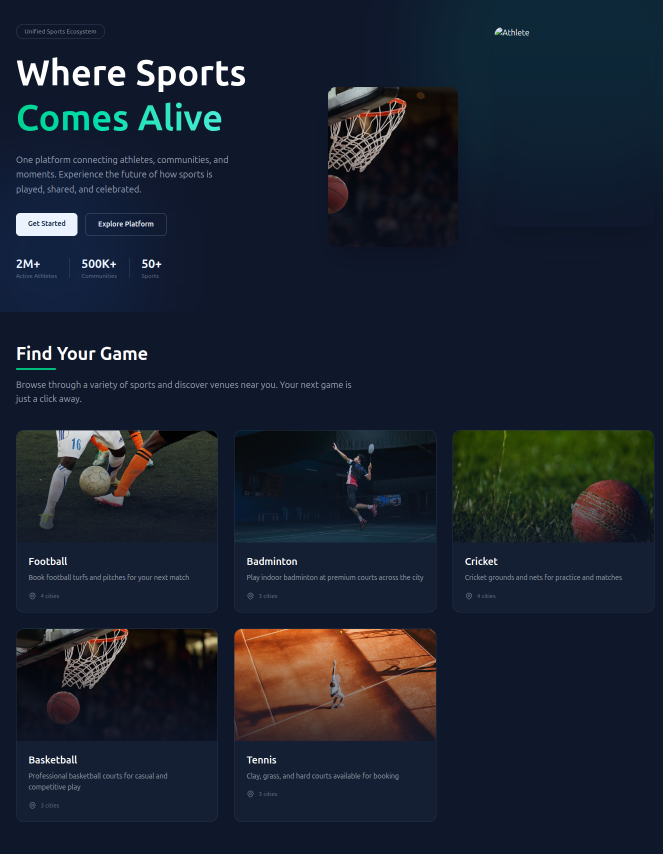
#> input picture .playwright-mcp/current-sports-1341.png, 1326 x 1731 px (shown at 1/2 size)
$ python visual_diff.py ../../../.playwright-mcp/current-sports-1341.png ../../../.playwright-mcp/current-sports-page.png
#> lines starting #> are read from the running program, lines starting #| are printed output that depends on the picture
"""Generate a visual diff between a Figma reference screenshot and an implementation screenshot."""

import argparse
import sys

from PIL import Image, ImageChops, ImageDraw


def visual_diff(reference_path: str, implementation_path: str, output_path: str, threshold: int = 30):
#> called with output_path = 'diff.png', threshold = 30
    ref = Image.open(reference_path).convert("RGB")
#> ref is the input picture: PIL image 1326x1731 RGB; mean R, G, B 30, 36.9, 50.2
    impl = Image.open(implementation_path).convert("RGB")
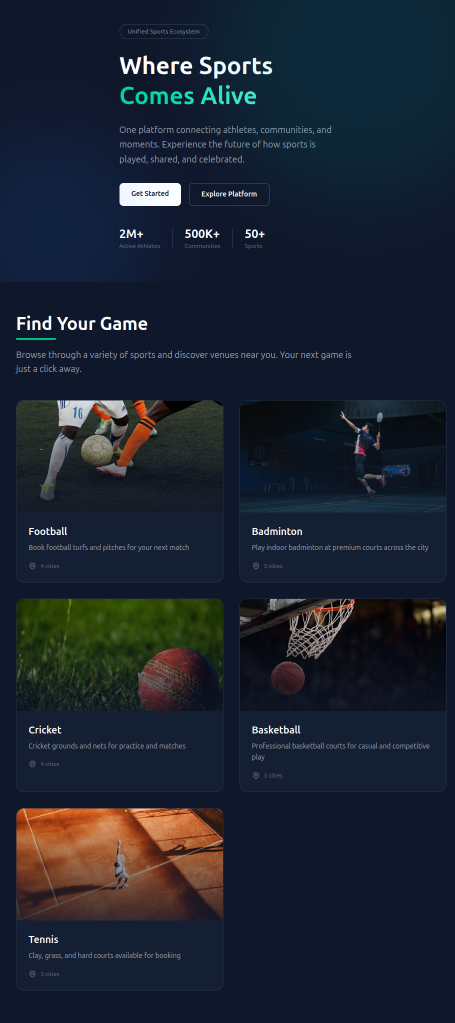
#> input picture .playwright-mcp/current-sports-page.png, 910 x 2045 px (shown at 1/2 size)
#> impl is the input picture: PIL image 910x2045 RGB; mean R, G, B 28.3, 35.3, 48.1

    # Resize implementation to match reference dimensions for comparison
    if ref.size != impl.size:
        print(f"Size mismatch: reference={ref.size}, implementation={impl.size}. Resizing implementation.")
#| Size mismatch: reference=(1326, 1731), implementation=(910, 2045). Resizing implementation.
        impl = impl.resize(ref.size, Image.LANCZOS)
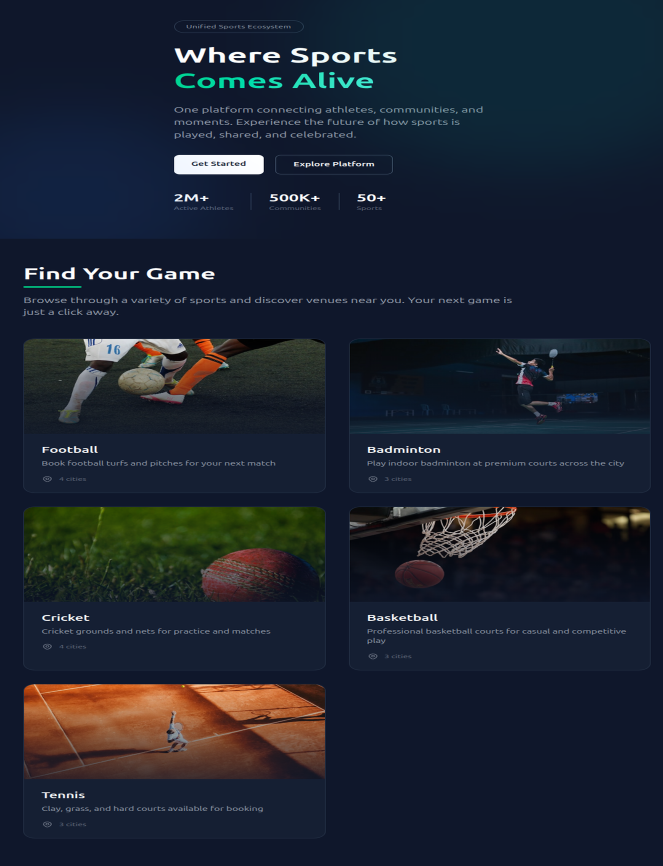
#> impl: PIL image 1326x1731 RGB (shown at 1/2 size); mean R, G, B 28.3, 35.3, 48.1

    diff = ImageChops.difference(ref, impl)
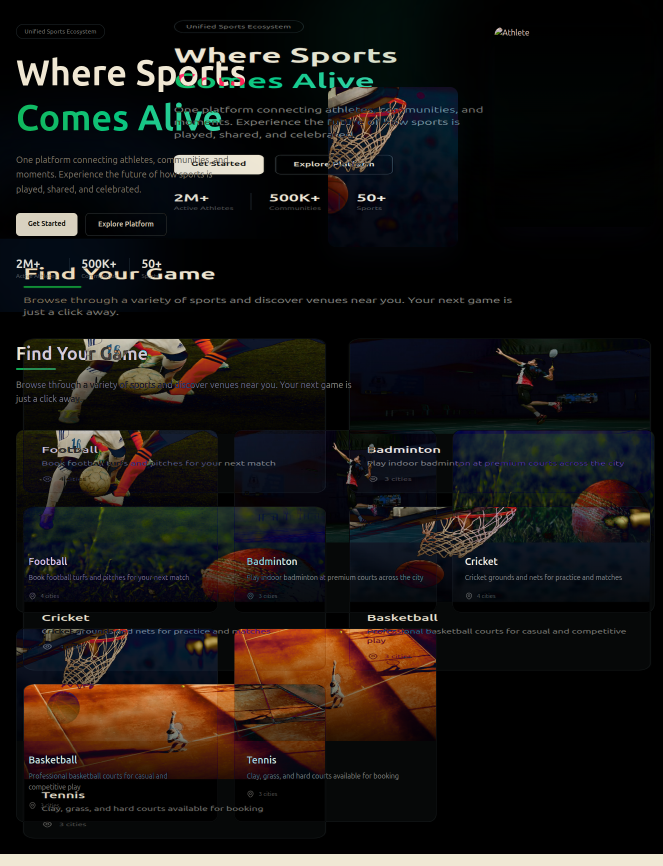
#> diff: PIL image 1326x1731 RGB (shown at 1/2 size); mean R, G, B 25.8, 22.6, 20.4

    # Create highlighted diff overlay
    width, height = ref.size
#> width = 1326; height = 1731
    side_by_side = Image.new("RGB", (width * 3, height))
#> side_by_side: PIL image 3978x1731 RGB; every value is 0
    side_by_side.paste(ref, (0, 0))
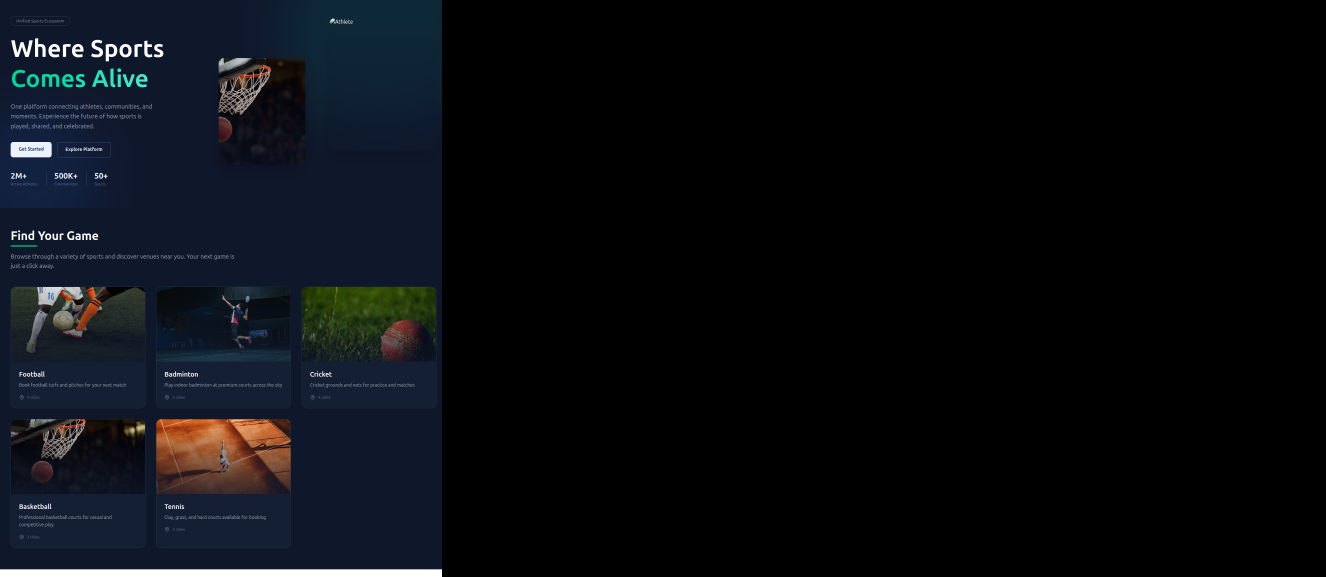
#> side_by_side: PIL image 3978x1731 RGB (shown at 1/3 size); mean R, G, B 10, 12.3, 16.7
    side_by_side.paste(impl, (width, 0))
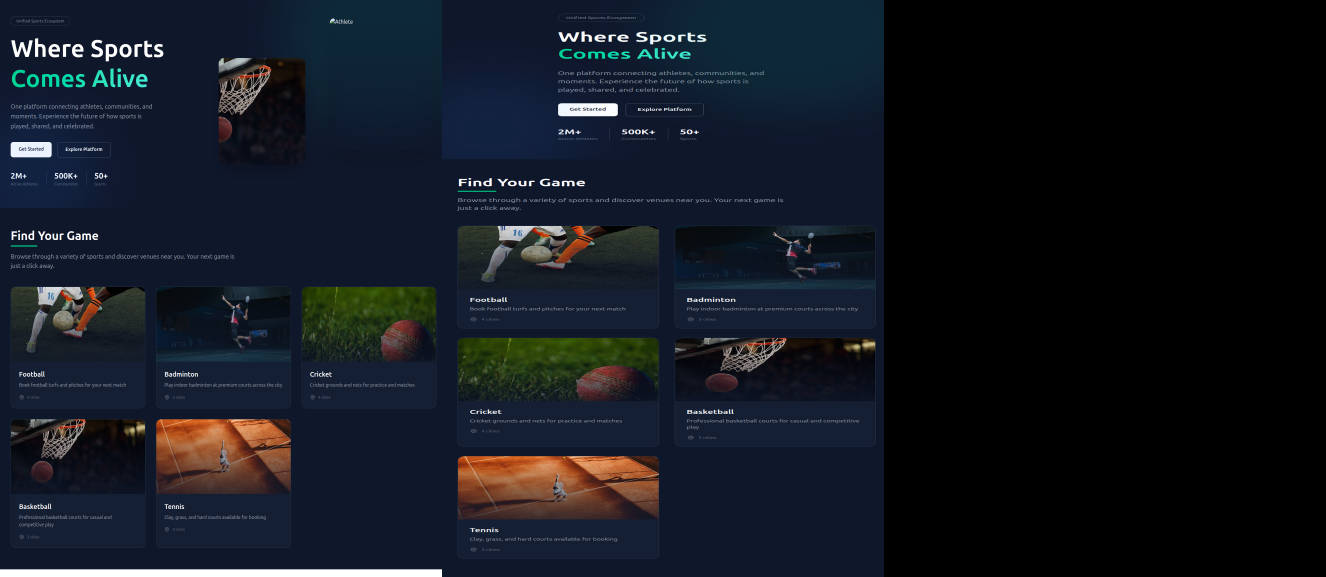
#> side_by_side: PIL image 3978x1731 RGB (shown at 1/3 size); mean R, G, B 19.4, 24.1, 32.8

    # Create a highlighted diff panel
    highlight = impl.copy()
    draw = ImageDraw.Draw(highlight)
    diff_pixels = diff.load()
    mismatch_count = 0
    total_pixels = width * height
#> total_pixels = 2295306

    for y in range(height):
        for x in range(width):
            r, g, b = diff_pixels[x, y]
            if r + g + b > threshold:
                draw.point((x, y), fill=(255, 0, 0))
                mismatch_count += 1
#> after the loop, mismatch_count = 922411

    side_by_side.paste(highlight, (width * 2, 0))
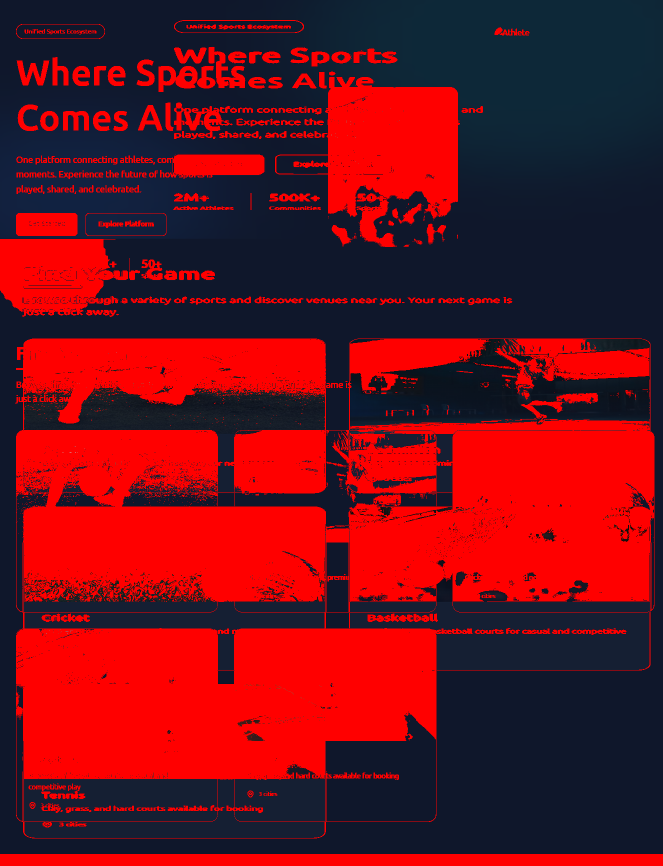
#> highlight: PIL image 1326x1731 RGB (shown at 1/2 size); mean R, G, B 112, 16.1, 27.6
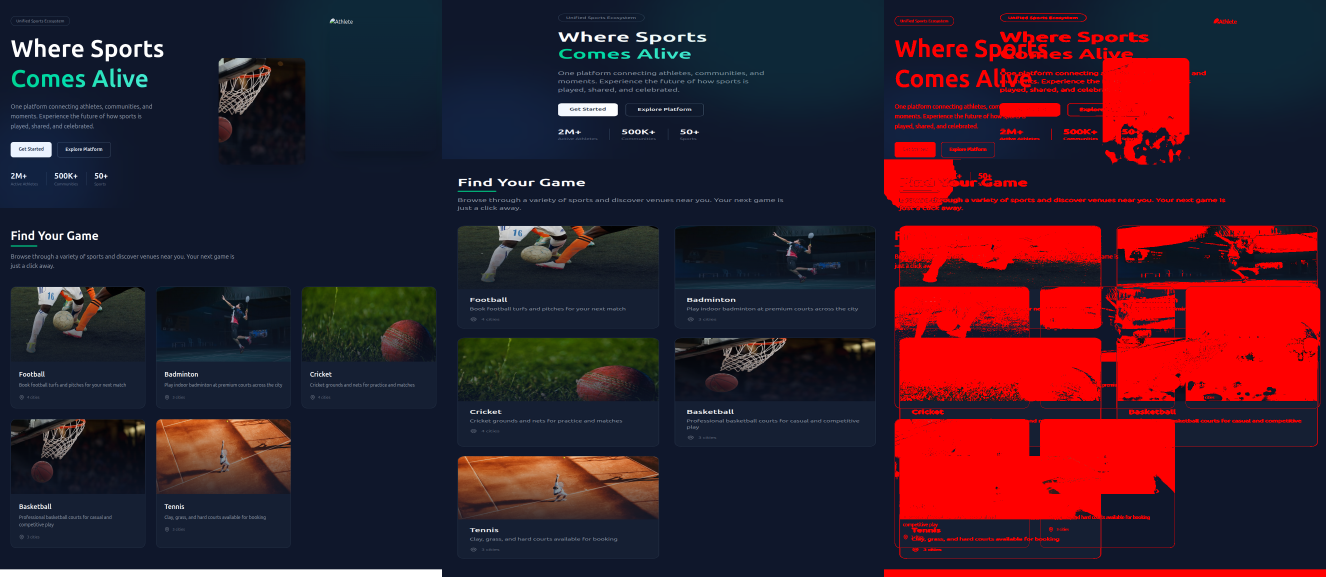
#> side_by_side: PIL image 3978x1731 RGB (shown at 1/3 size); mean R, G, B 56.8, 29.4, 42

    # Add labels
    label_draw = ImageDraw.Draw(side_by_side)
    for i, label in enumerate(["Reference (Figma)", "Implementation", "Diff Highlight"]):
        label_draw.rectangle([(i * width, 0), (i * width + 180, 24)], fill="black")
        label_draw.text((i * width + 4, 4), label, fill="white")

    side_by_side.save(output_path)

    mismatch_pct = (mismatch_count / total_pixels) * 100
#> mismatch_pct = 40.19
    print(f"Diff saved to {output_path}")
    print(f"Pixel mismatch: {mismatch_count}/{total_pixels} ({mismatch_pct:.2f}%)")
#| Pixel mismatch: 922411/2295306 (40.19%)
    return mismatch_pct


if __name__ == "__main__":
    parser = argparse.ArgumentParser(description="Generate a visual diff between reference and implementation screenshots.")
    parser.add_argument("reference", help="Path to reference (Figma) screenshot")
    parser.add_argument("implementation", help="Path to implementation screenshot")
    parser.add_argument("-o", "--output", default="diff.png", help="Output diff image path")
    parser.add_argument("--threshold", type=int, default=30, help="Pixel diff sensitivity threshold (0-255)")
    args = parser.parse_args()
    pct = visual_diff(args.reference, args.implementation, args.output, args.threshold)
#> pct = 40.19
#> (the run stopped early here; a loop or call above may not have finished)
